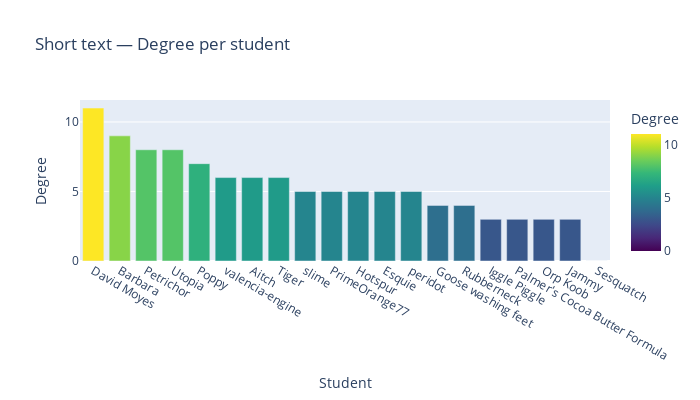
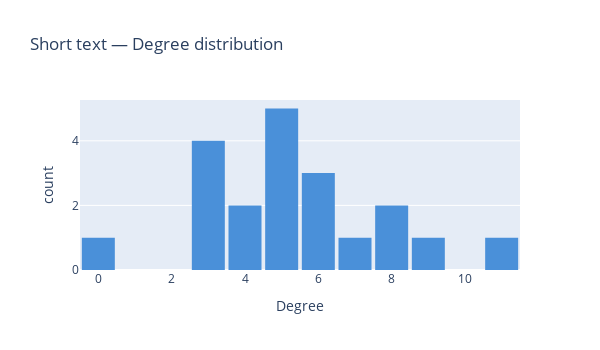

Here is the notebook cell these charts were saved with, in order:
### Code cell
# ── Applied: Degree & Degree Distribution in Student Networks ─────────────────

def degree_analysis(G, label, color):
    nodes = list(G.nodes())
    degrees = {n: G.degree(n) for n in nodes}
    strengths = {n: round(G.degree(n, weight='weight'), 3) for n in nodes}

    deg_df = pd.DataFrame({
        'Degree': degrees,
        'Strength (weighted degree)': strengths
    }).sort_values('Degree', ascending=False)

    # Bar chart of degree per student
    fig = px.bar(
        deg_df.reset_index(), x='index', y='Degree',
        title=f'{label} — Degree per student',
        labels={'index': 'Student', 'Degree': 'Degree'},
        color='Degree', color_continuous_scale='Viridis'
    )
    fig.update_layout(width=700, height=400)
    fig.show()

    # Degree distribution
    deg_values = list(degrees.values())
    fig2 = px.histogram(
        x=deg_values, nbins=max(deg_values) - min(deg_values) + 1 if deg_values else 1,
        title=f'{label} — Degree distribution',
        labels={'x': 'Degree', 'y': 'Count'},
        color_discrete_sequence=[color]
    )
    fig2.update_layout(width=600, height=350, bargap=0.1)
    fig2.show()

    # Erdos-Renyi comparison
    n = G.number_of_nodes()
    m = G.number_of_edges()
    max_edges = n * (n - 1) / 2
    p = m / max_edges if max_edges > 0 else 0
    expected_deg = (n - 1) * p
    print(f"  Edge density: {p:.3f}")
    print(f"  Expected degree in Erdos–Renyi G({n}, {p:.3f}): {expected_deg:.1f}")
    print(f"  Actual mean degree: {np.mean(deg_values):.1f}")
    print(f"  Actual std of degree: {np.std(deg_values):.2f}  "
          f"(Erdos–Renyi std ≈ {np.sqrt((n-1)*p*(1-p)):.2f})")

    display(deg_df)
    return deg_df


print("SHORT-TEXT NETWORK")
deg_short = degree_analysis(G_short, 'Short text', '#4a90d9')

print("\n" + "-" * 60)
print("\nLONG-TEXT NETWORK")
deg_long = degree_analysis(G_long, 'Long text', '#d97a4a')

### Figure 1 — Plotly figure (JSON) as saved in the notebook; plotly's stock layout.template omitted (floating-point values rounded to 4 significant figures)
{"data": [{"hovertemplate": "Student=%{x}<br>Degree=%{marker.color}<extra></extra>", "legendgroup": "", "marker": {"color": [11, 9, 8, 8, 7, 6, 6, 6, 5, 5, 5, 5, 5, 4, 4, 3, 3, 3, 3, 0], "coloraxis": "coloraxis", "pattern": {"shape": ""}}, "name": "", "orientation": "v", "showlegend": false, "textposition": "auto", "type": "bar", "x": ["David Moyes", "Barbara", "Petrichor", "Utopia", "Poppy", "valencia-engine", "Aitch", "Tiger", "slime", "PrimeOrange77", "Hotspur", "Esquie", "peridot", "Goose washing feet", "Rubberneck", "Iggle Piggle", "Palmer's Cocoa Butter Formula", "Orp Koob", "Jammy", "Sesquatch"], "xaxis": "x", "y": [11, 9, 8, 8, 7, 6, 6, 6, 5, 5, 5, 5, 5, 4, 4, 3, 3, 3, 3, 0], "yaxis": "y"}], "layout": {"barmode": "relative", "coloraxis": {"colorbar": {"title": {"text": "Degree"}}, "colorscale": [[0, "#440154"], [0.1111, "#482878"], [0.2222, "#3e4989"], [0.3333, "#31688e"], [0.4444, "#26828e"], [0.5556, "#1f9e89"], [0.6667, "#35b779"], [0.7778, "#6ece58"], [0.8889, "#b5de2b"], [1, "#fde725"]]}, "height": 400, "legend": {"tracegroupgap": 0}, "title": {"text": "Short text — Degree per student"}, "width": 700, "xaxis": {"anchor": "y", "domain": [0, 1], "title": {"text": "Student"}}, "yaxis": {"anchor": "x", "domain": [0, 1], "title": {"text": "Degree"}}}}

### Figure 2 — Plotly figure (JSON) as saved in the notebook; plotly's stock layout.template omitted (floating-point values rounded to 4 significant figures)
{"data": [{"bingroup": "x", "hovertemplate": "Degree=%{x}<br>count=%{y}<extra></extra>", "legendgroup": "", "marker": {"color": "#4a90d9", "pattern": {"shape": ""}}, "name": "", "nbinsx": 12, "orientation": "v", "showlegend": false, "type": "histogram", "x": [5, 4, 3, 7, 5, 3, 4, 3, 5, 11, 3, 5, 5, 6, 0, 9, 8, 8, 6, 6], "xaxis": "x", "yaxis": "y"}], "layout": {"bargap": 0.1, "barmode": "relative", "height": 350, "legend": {"tracegroupgap": 0}, "title": {"text": "Short text — Degree distribution"}, "width": 600, "xaxis": {"anchor": "y", "domain": [0, 1], "title": {"text": "Degree"}}, "yaxis": {"anchor": "x", "domain": [0, 1], "title": {"text": "count"}}}}
